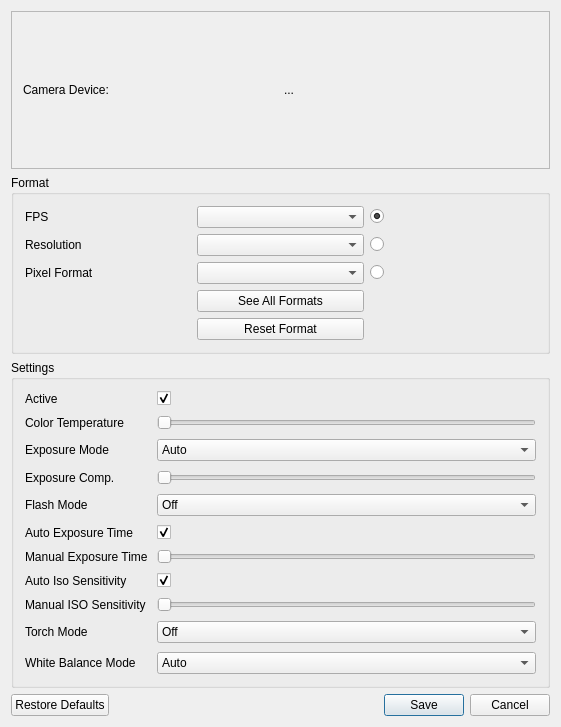
<?xml version="1.0" encoding="UTF-8"?>
<ui version="4.0">
 <class>QtCameraControlsDialogClass</class>
 <widget class="QDialog" name="QtCameraControlsDialogClass">
  <property name="geometry">
   <rect>
    <x>0</x>
    <y>0</y>
    <width>561</width>
    <height>727</height>
   </rect>
  </property>
  <property name="windowTitle">
   <string>QtCameraControlsDialog</string>
  </property>
  <layout class="QVBoxLayout" name="verticalLayout">
   <item>
    <widget class="QFrame" name="frame_2">
     <property name="frameShape">
      <enum>QFrame::Shape::StyledPanel</enum>
     </property>
     <property name="frameShadow">
      <enum>QFrame::Shadow::Raised</enum>
     </property>
     <layout class="QHBoxLayout" name="horizontalLayout">
      <item>
       <widget class="QLabel" name="label_9">
        <property name="text">
         <string>Camera Device: </string>
        </property>
       </widget>
      </item>
      <item>
       <widget class="QLabel" name="labelCameraDevice">
        <property name="text">
         <string>...</string>
        </property>
       </widget>
      </item>
     </layout>
    </widget>
   </item>
   <item>
    <widget class="QGroupBox" name="groupFormat">
     <property name="title">
      <string>Format</string>
     </property>
     <layout class="QGridLayout" name="gridLayout">
      <item row="4" column="1">
       <widget class="QPushButton" name="buttonResetFormat">
        <property name="text">
         <string>Reset Format</string>
        </property>
       </widget>
      </item>
      <item row="0" column="0">
       <widget class="QLabel" name="label_17">
        <property name="text">
         <string>FPS</string>
        </property>
       </widget>
      </item>
      <item row="2" column="1">
       <widget class="QComboBox" name="dropdownPixelFormat"/>
      </item>
      <item row="0" column="1">
       <widget class="QComboBox" name="dropdownFps"/>
      </item>
      <item row="3" column="1">
       <widget class="QPushButton" name="buttonSeeAllFormats">
        <property name="text">
         <string>See All Formats</string>
        </property>
       </widget>
      </item>
      <item row="2" column="0">
       <widget class="QLabel" name="label_10">
        <property name="text">
         <string>Pixel Format</string>
        </property>
       </widget>
      </item>
      <item row="1" column="0">
       <widget class="QLabel" name="label_18">
        <property name="text">
         <string>Resolution</string>
        </property>
       </widget>
      </item>
      <item row="1" column="1">
       <widget class="QComboBox" name="dropdownResolution"/>
      </item>
      <item row="0" column="2">
       <widget class="QRadioButton" name="radioFps">
        <property name="text">
         <string/>
        </property>
        <property name="checked">
         <bool>true</bool>
        </property>
        <attribute name="buttonGroup">
         <string notr="true">radioGroupFormat</string>
        </attribute>
       </widget>
      </item>
      <item row="1" column="2">
       <widget class="QRadioButton" name="radioResolution">
        <property name="text">
         <string/>
        </property>
        <attribute name="buttonGroup">
         <string notr="true">radioGroupFormat</string>
        </attribute>
       </widget>
      </item>
      <item row="2" column="2">
       <widget class="QRadioButton" name="radioPixelFormat">
        <property name="text">
         <string/>
        </property>
        <attribute name="buttonGroup">
         <string notr="true">radioGroupFormat</string>
        </attribute>
       </widget>
      </item>
     </layout>
    </widget>
   </item>
   <item>
    <widget class="QGroupBox" name="groupBox">
     <property name="title">
      <string>Settings</string>
     </property>
     <layout class="QFormLayout" name="formLayout">
      <property name="sizeConstraint">
       <enum>QLayout::SizeConstraint::SetDefaultConstraint</enum>
      </property>
      <property name="fieldGrowthPolicy">
       <enum>QFormLayout::FieldGrowthPolicy::AllNonFixedFieldsGrow</enum>
      </property>
      <property name="horizontalSpacing">
       <number>9</number>
      </property>
      <property name="verticalSpacing">
       <number>9</number>
      </property>
      <item row="0" column="0">
       <widget class="QLabel" name="label_14">
        <property name="text">
         <string>Active</string>
        </property>
       </widget>
      </item>
      <item row="0" column="1">
       <widget class="QCheckBox" name="checkboxActive">
        <property name="text">
         <string/>
        </property>
        <property name="checked">
         <bool>true</bool>
        </property>
       </widget>
      </item>
      <item row="1" column="0">
       <widget class="QLabel" name="label">
        <property name="text">
         <string>Color Temperature</string>
        </property>
        <property name="buddy">
         <cstring>sliderColorTemp</cstring>
        </property>
       </widget>
      </item>
      <item row="1" column="1">
       <widget class="QSlider" name="sliderColorTemp">
        <property name="maximum">
         <number>10000</number>
        </property>
        <property name="pageStep">
         <number>100</number>
        </property>
        <property name="orientation">
         <enum>Qt::Orientation::Horizontal</enum>
        </property>
        <property name="invertedControls">
         <bool>false</bool>
        </property>
       </widget>
      </item>
      <item row="2" column="0">
       <widget class="QLabel" name="label_3">
        <property name="text">
         <string>Exposure Mode</string>
        </property>
        <property name="buddy">
         <cstring>dropdownExposureMode</cstring>
        </property>
       </widget>
      </item>
      <item row="2" column="1">
       <widget class="QComboBox" name="dropdownExposureMode">
        <item>
         <property name="text">
          <string>Auto</string>
         </property>
        </item>
        <item>
         <property name="text">
          <string>Manual</string>
         </property>
        </item>
        <item>
         <property name="text">
          <string>Portrait</string>
         </property>
        </item>
        <item>
         <property name="text">
          <string>Night</string>
         </property>
        </item>
        <item>
         <property name="text">
          <string>Sports</string>
         </property>
        </item>
        <item>
         <property name="text">
          <string>Snow</string>
         </property>
        </item>
        <item>
         <property name="text">
          <string>Beach</string>
         </property>
        </item>
        <item>
         <property name="text">
          <string>Action</string>
         </property>
        </item>
        <item>
         <property name="text">
          <string>Landscape</string>
         </property>
        </item>
        <item>
         <property name="text">
          <string>Night Portrait</string>
         </property>
        </item>
        <item>
         <property name="text">
          <string>Theatre</string>
         </property>
        </item>
        <item>
         <property name="text">
          <string>Sunset</string>
         </property>
        </item>
        <item>
         <property name="text">
          <string>Steady Photo</string>
         </property>
        </item>
        <item>
         <property name="text">
          <string>Fireworks</string>
         </property>
        </item>
        <item>
         <property name="text">
          <string>Party</string>
         </property>
        </item>
        <item>
         <property name="text">
          <string>Candlelight</string>
         </property>
        </item>
        <item>
         <property name="text">
          <string>Barcode</string>
         </property>
        </item>
       </widget>
      </item>
      <item row="3" column="0">
       <widget class="QLabel" name="label_2">
        <property name="text">
         <string>Exposure Comp.</string>
        </property>
        <property name="buddy">
         <cstring>sliderExposureComp</cstring>
        </property>
       </widget>
      </item>
      <item row="3" column="1">
       <widget class="QSlider" name="sliderExposureComp">
        <property name="orientation">
         <enum>Qt::Orientation::Horizontal</enum>
        </property>
       </widget>
      </item>
      <item row="4" column="0">
       <widget class="QLabel" name="label_4">
        <property name="text">
         <string>Flash Mode</string>
        </property>
        <property name="buddy">
         <cstring>dropdownFlashMode</cstring>
        </property>
       </widget>
      </item>
      <item row="4" column="1">
       <widget class="QComboBox" name="dropdownFlashMode">
        <item>
         <property name="text">
          <string>Off</string>
         </property>
        </item>
        <item>
         <property name="text">
          <string>On</string>
         </property>
        </item>
        <item>
         <property name="text">
          <string>Auto</string>
         </property>
        </item>
       </widget>
      </item>
      <item row="5" column="0">
       <widget class="QLabel" name="label_15">
        <property name="text">
         <string>Auto Exposure Time</string>
        </property>
       </widget>
      </item>
      <item row="5" column="1">
       <widget class="QCheckBox" name="checkboxAutoExposureTime">
        <property name="text">
         <string/>
        </property>
        <property name="checked">
         <bool>true</bool>
        </property>
       </widget>
      </item>
      <item row="6" column="0">
       <widget class="QLabel" name="label_7">
        <property name="text">
         <string>Manual Exposure Time</string>
        </property>
        <property name="buddy">
         <cstring>sliderManualExposureTime</cstring>
        </property>
       </widget>
      </item>
      <item row="6" column="1">
       <widget class="QSlider" name="sliderManualExposureTime">
        <property name="orientation">
         <enum>Qt::Orientation::Horizontal</enum>
        </property>
       </widget>
      </item>
      <item row="7" column="0">
       <widget class="QLabel" name="label_16">
        <property name="text">
         <string>Auto Iso Sensitivity</string>
        </property>
       </widget>
      </item>
      <item row="7" column="1">
       <widget class="QCheckBox" name="checkboxAutoIsoSensitivity">
        <property name="text">
         <string/>
        </property>
        <property name="checked">
         <bool>true</bool>
        </property>
       </widget>
      </item>
      <item row="8" column="0">
       <widget class="QLabel" name="label_5">
        <property name="text">
         <string>Manual ISO Sensitivity</string>
        </property>
        <property name="buddy">
         <cstring>sliderManualIsoSensitivity</cstring>
        </property>
       </widget>
      </item>
      <item row="8" column="1">
       <widget class="QSlider" name="sliderManualIsoSensitivity">
        <property name="maximum">
         <number>128000</number>
        </property>
        <property name="pageStep">
         <number>100</number>
        </property>
        <property name="orientation">
         <enum>Qt::Orientation::Horizontal</enum>
        </property>
       </widget>
      </item>
      <item row="9" column="0">
       <widget class="QLabel" name="label_6">
        <property name="text">
         <string>Torch Mode</string>
        </property>
        <property name="buddy">
         <cstring>dropdownTorchMode</cstring>
        </property>
       </widget>
      </item>
      <item row="9" column="1">
       <widget class="QComboBox" name="dropdownTorchMode">
        <item>
         <property name="text">
          <string>Off</string>
         </property>
        </item>
        <item>
         <property name="text">
          <string>On</string>
         </property>
        </item>
        <item>
         <property name="text">
          <string>Auto</string>
         </property>
        </item>
       </widget>
      </item>
      <item row="10" column="0">
       <widget class="QLabel" name="label_8">
        <property name="text">
         <string>White Balance Mode</string>
        </property>
        <property name="buddy">
         <cstring>dropdownWhiteBalanceMode</cstring>
        </property>
       </widget>
      </item>
      <item row="10" column="1">
       <widget class="QComboBox" name="dropdownWhiteBalanceMode">
        <item>
         <property name="text">
          <string>Auto</string>
         </property>
        </item>
        <item>
         <property name="text">
          <string>Manual</string>
         </property>
        </item>
        <item>
         <property name="text">
          <string>Sunlight</string>
         </property>
        </item>
        <item>
         <property name="text">
          <string>Cloudy</string>
         </property>
        </item>
        <item>
         <property name="text">
          <string>Shade</string>
         </property>
        </item>
        <item>
         <property name="text">
          <string>Tungsten</string>
         </property>
        </item>
        <item>
         <property name="text">
          <string>Fluorescent</string>
         </property>
        </item>
        <item>
         <property name="text">
          <string>Flash</string>
         </property>
        </item>
        <item>
         <property name="text">
          <string>Sunset</string>
         </property>
        </item>
       </widget>
      </item>
     </layout>
    </widget>
   </item>
   <item>
    <widget class="QDialogButtonBox" name="buttonBox">
     <property name="standardButtons">
      <set>QDialogButtonBox::StandardButton::Cancel|QDialogButtonBox::StandardButton::RestoreDefaults|QDialogButtonBox::StandardButton::Save</set>
     </property>
    </widget>
   </item>
  </layout>
 </widget>
 <layoutdefault spacing="6" margin="11"/>
 <resources/>
 <connections/>
 <buttongroups>
  <buttongroup name="radioGroupFormat"/>
 </buttongroups>
</ui>
